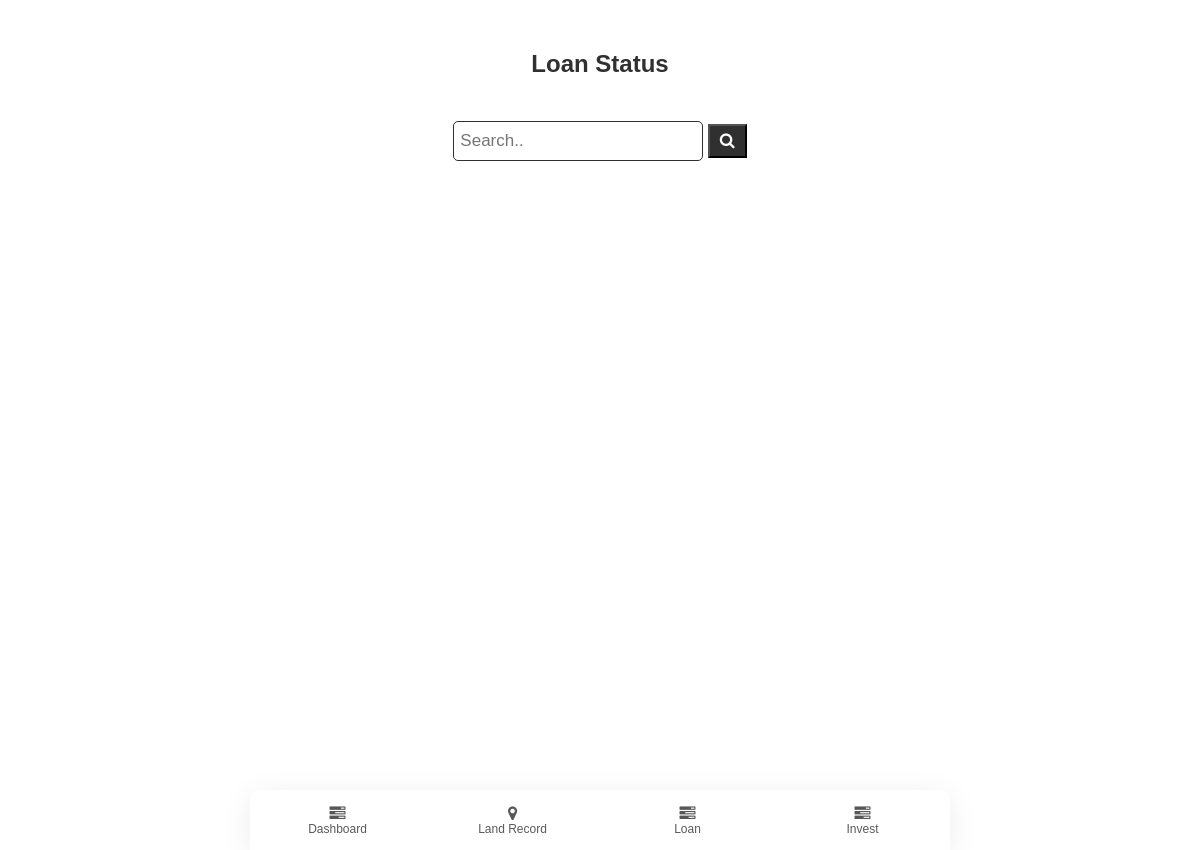
Page /loan/ (signed in) on the earlier database version.
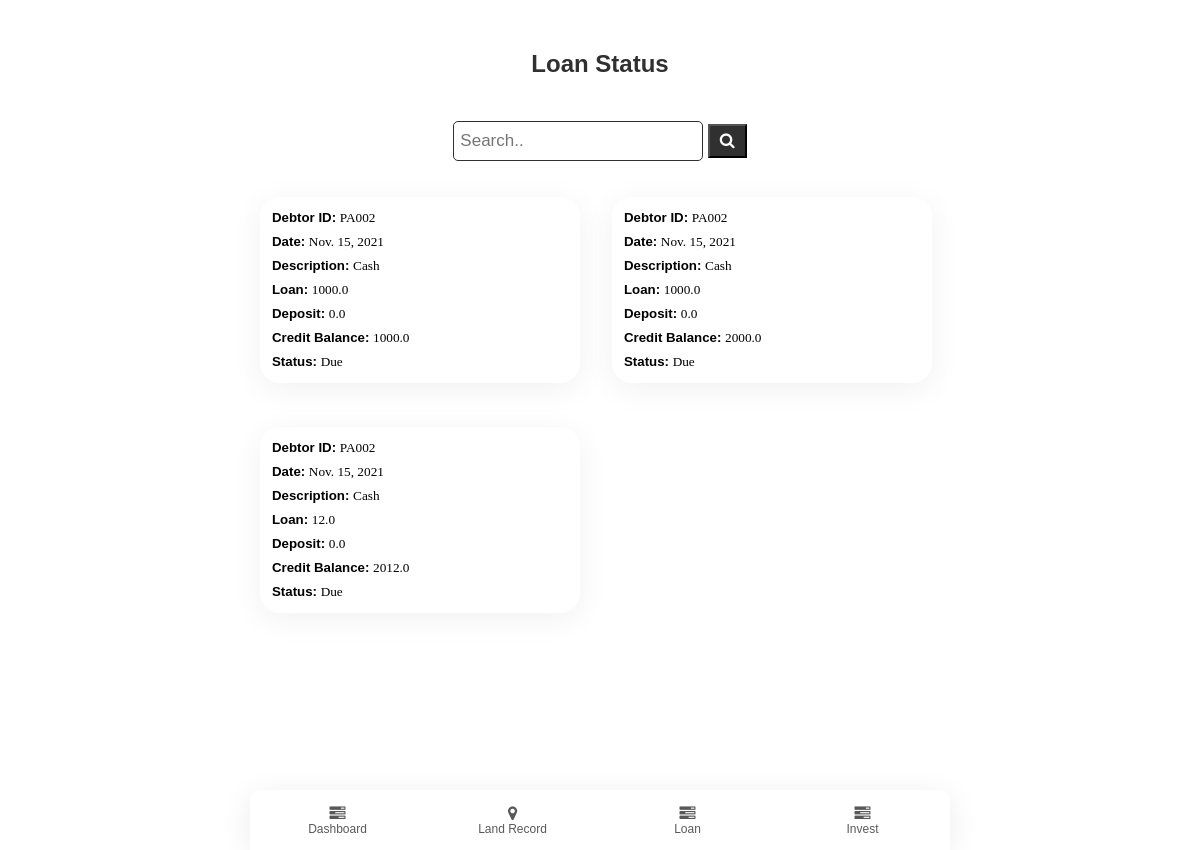
Same page on the later database version.
### app/models.py (models this page shows)
class Account(models.Model):
    debtor = models.ForeignKey(Debtor, on_delete=models.SET_NULL, blank=True, null=True)
    description = models.TextField(blank=True, null= True)
    loan = models.FloatField(default=0, null=True, blank=True)
    deposit = models.FloatField(default=0, null=True, blank=True)
    balance = models.FloatField(default=0, null=True, blank=True)
    date = models.DateField( default=datetime.date.today, blank=True, null=True)
    status = models.BooleanField(default=None, null=True, blank=False)

class Debtor(models.Model):
    debtorName = models.CharField(max_length=50)
    phone = models.CharField(max_length=15, blank=True, null= True)
    address = models.TextField(blank=True, null= True)
    img = models.ImageField(default='avatar.png', upload_to='pics')
    lender = models.ForeignKey(User, on_delete=models.SET_NULL, blank=True, null=True)
    totalbalance = models.FloatField(default=0, null=True, blank=True)
    def __str__(self):
        return "PA00" +str(self.id)

### app/views.py (the view)
# urls.py: path('loan/', views.loan, name='loan'),
@login_required(login_url='login')
def loan(request):
    profile = Debtor.objects.filter(lender=request.user.id).all()
    accounts = Account.objects.filter(debtor__in=profile).order_by('-date')
    return render(request, "app/loan.html",{
        "accounts":accounts,
    })

### app/templates/app/loan.html (shortened to what this page needs)
{% extends "app/layout.html" %}
{% block body %}
<header style="text-align: center;">
    <h2>Loan Status</h2>
    <div class="search-container">
        <form action="/action_page.php">
          <input type="text" placeholder="Search.." name="search">
          <button type="submit"><i class="fa fa-search"></i></button>
        </form>
      </div>
</header>
<div class="list-cards">
    {% for account in accounts %}
    <div class="card list">
        <h5>Debtor ID: <span class="lightword">{{ account.debtor }}</span></h5>
        <h5>Date: <span class="lightword">{{ account.date }}</span></h5>
        <h5>Description: <span class="lightword">{{ account.description }}</span></h5>
        <h5>Loan: <span class="lightword">{{ account.loan }}</span></h5>
        <h5>Deposit: <span class="lightword">{{ account.deposit }}</span></h5>
        <h5>Credit Balance: <span class="lightword">{{ account.balance }}</span></h5>
        <h5>Status: <span class="lightword">{% if account.status %} Paid {% else %} Due {% endif %}</span></h5>
    </div>
    {% endfor %}
</div>
{% endblock %}

Differences in the rows shown:
added Account: debtor "PA002", date "Nov. 15, 2021", description "Cash", loan "1000.0", deposit "0.0", balance "1000.0", status "Due"
added Account: debtor "PA002", date "Nov. 15, 2021", description "Cash", loan "1000.0", deposit "0.0", balance "2000.0", status "Due"
added Account: debtor "PA002", date "Nov. 15, 2021", description "Cash", loan "12.0", deposit "0.0", balance "2012.0", status "Due"
